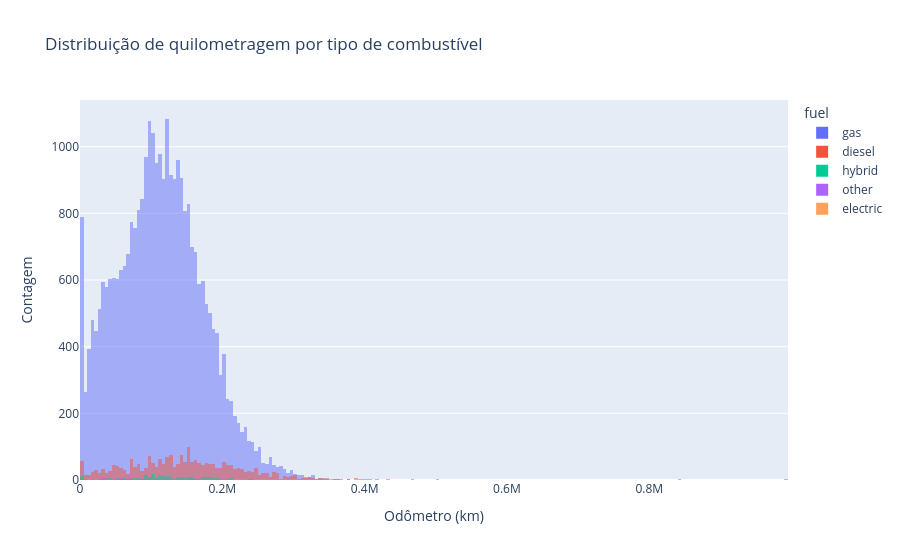

Notebook code for this chart:
### Markdown cell above
Alguns carros têm alto valor de quilometragem, mas a maior concentração encontra-se em torno de `100.000 km`.

### Code cell
# histograma de quilometragem por tipo de combustível (gráfico sobreposto)
fig = px.histogram(df, x='odometer', color='fuel', opacity=0.5, title='Distribuição de quilometragem por tipo de combustível')
fig.update_layout(barmode="overlay")
fig.update_layout(xaxis_title='Odômetro (km)', yaxis_title='Contagem')
fig.show(renderer='vscode')

### Figure 1 — Plotly figure (JSON) as saved in the notebook; plotly's stock layout.template omitted (floating-point values rounded to 4 significant figures; data arrays with more than 128 entries replaced by an {"elided": "..."} marker saying what was removed)
{"data": [{"bingroup": "x", "hovertemplate": "fuel=gas<br>odometer=%{x}<br>count=%{y}<extra></extra>", "legendgroup": "gas", "marker": {"color": "#636efa", "opacity": 0.5, "pattern": {"shape": ""}}, "name": "gas", "orientation": "v", "showlegend": true, "type": "histogram", "x": {"elided": "30588 float values"}, "xaxis": "x", "yaxis": "y"}, {"bingroup": "x", "hovertemplate": "fuel=diesel<br>odometer=%{x}<br>count=%{y}<extra></extra>", "legendgroup": "diesel", "marker": {"color": "#EF553B", "opacity": 0.5, "pattern": {"shape": ""}}, "name": "diesel", "orientation": "v", "showlegend": true, "type": "histogram", "x": {"elided": "2379 float values"}, "xaxis": "x", "yaxis": "y"}, {"bingroup": "x", "hovertemplate": "fuel=hybrid<br>odometer=%{x}<br>count=%{y}<extra></extra>", "legendgroup": "hybrid", "marker": {"color": "#00cc96", "opacity": 0.5, "pattern": {"shape": ""}}, "name": "hybrid", "orientation": "v", "showlegend": true, "type": "histogram", "x": {"elided": "269 float values"}, "xaxis": "x", "yaxis": "y"}, {"bingroup": "x", "hovertemplate": "fuel=other<br>odometer=%{x}<br>count=%{y}<extra></extra>", "legendgroup": "other", "marker": {"color": "#ab63fa", "opacity": 0.5, "pattern": {"shape": ""}}, "name": "other", "orientation": "v", "showlegend": true, "type": "histogram", "x": [115200.0, 62470.0, 76090.0, 0.0, 106900.0, 55610.0, 160000.0, 73780.0, 55050.0, 45840.0, 73780.0, 140500.0, 73780.0, 95100.0, 155000.0, 95100.0, 55050.0, 31430.0, 122500.0, 10.0, 133300.0, 73780.0, 39860.0, 47100.0, 85050.0, 123900.0, 55050.0, 11130.0, 55050.0, 96460.0, 119300.0, 128100.0, 30520.0, 69750.0, 38900.0, 53710.0, 84730.0, 91370.0, 38900.0, 63500.0, 91370.0, 158000.0, 105300.0, 150000.0, 72000.0, 91000.0, 30520.0, 143400.0, 45840.0, 69750.0, 140700.0, 93280.0, 39860.0, 31430.0, 69750.0, 176000.0, 38230.0, 56920.0, 33250.0, 165000.0, 7403.0, 7403.0, 160000.0, 72000.0, 118900.0, 85050.0, 170000.0], "xaxis": "x", "yaxis": "y"}, {"bingroup": "x", "hovertemplate": "fuel=electric<br>odometer=%{x}<br>count=%{y}<extra></extra>", "legendgroup": "electric", "marker": {"color": "#FFA15A", "opacity": 0.5, "pattern": {"shape": ""}}, "name": "electric", "orientation": "v", "showlegend": true, "type": "histogram", "x": [30000.0, 12000.0, 134000.0], "xaxis": "x", "yaxis": "y"}], "layout": {"barmode": "overlay", "legend": {"title": {"text": "fuel"}, "tracegroupgap": 0}, "title": {"text": "Distribuição de quilometragem por tipo de combustível"}, "xaxis": {"anchor": "y", "domain": [0, 1], "title": {"text": "Odômetro (km)"}}, "yaxis": {"anchor": "x", "domain": [0, 1], "title": {"text": "Contagem"}}}}
